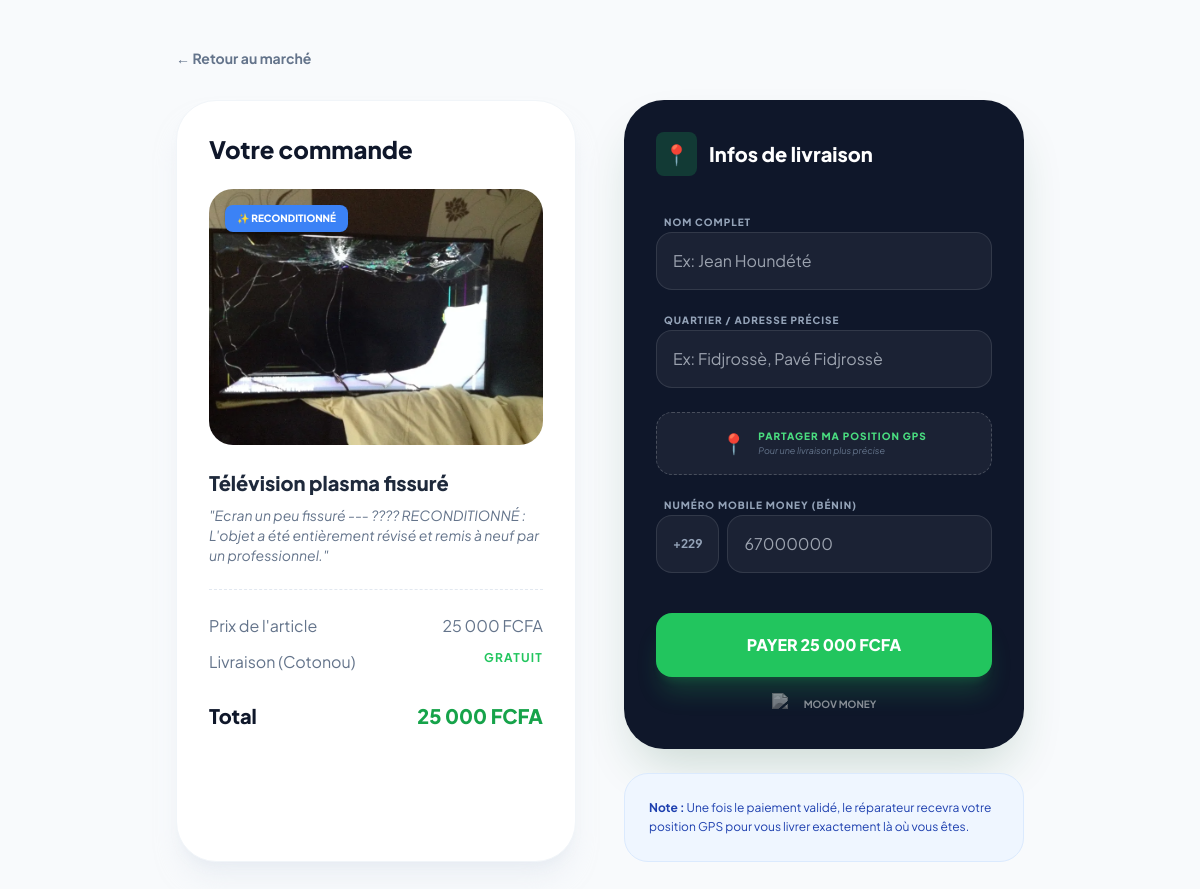
The page /checkout.php?id=10 on the database its author committed.
### tables this page shows
CREATE TABLE `articles` (
  `id` int(11) NOT NULL,
  `user_id` int(11) DEFAULT NULL,
  `id_reparateur` int(11) DEFAULT NULL,
  `titre` varchar(150) DEFAULT NULL,
  `description` text DEFAULT NULL,
  `photo` varchar(255) DEFAULT NULL,
  `type_action` enum('vente','reparation') NOT NULL,
  `statut` enum('disponible','en_cours','vendu','repare') DEFAULT 'disponible',
  `prix_estime` decimal(10,2) DEFAULT NULL,
  `latitude` decimal(10,8) DEFAULT NULL,
  `longitude` decimal(11,8) DEFAULT NULL,
  `est_reconditionne` tinyint(1) DEFAULT 0,
  `contact` varchar(50) DEFAULT NULL
);

### checkout.php (the view, shortened to what this page needs)
<?php
require 'db_config.php';
$id = $_GET['id'] ?? null;
$stmt = $pdo->prepare("SELECT * FROM articles WHERE id = ? AND statut = 'disponible'");
$stmt->execute([$id]);
$item = $stmt->fetch();
function formatCFA($prix) {
    return number_format($prix, 0, '.', ' ') . ' FCFA';
}
?>
<!DOCTYPE html>
<html lang="fr">
<head>
    <script src="https://cdn.tailwindcss.com"></script>
</head>
<body class="bg-slate-50 font-['Plus_Jakarta_Sans']">
    <div class="max-w-4xl mx-auto py-12 px-6">
        <a href="marche.php" class="text-slate-500 hover:text-slate-900 font-bold text-sm flex items-center mb-8">
            ← Retour au marché
        </a>
        <div class="grid md:grid-cols-2 gap-12">
            <div class="bg-white p-8 rounded-[2.5rem] shadow-xl shadow-slate-200/50 border border-slate-100">
                <h2 class="text-2xl font-black text-slate-900 mb-6">Votre commande</h2>
                <div class="relative h-64 rounded-3xl overflow-hidden mb-6">
                    <img src="uploads/<?= $item['photo'] ?>" class="w-full h-full object-cover">
                    <div class="absolute top-4 left-4 bg-blue-500 text-white text-[10px] font-black px-3 py-1.5 rounded-lg shadow-lg">
                        ✨ RECONDITIONNÉ
                    </div>
                </div>
                <h3 class="text-xl font-extrabold text-slate-800 mb-2"><?= htmlspecialchars($item['titre']) ?></h3>
                <p class="text-slate-500 text-sm mb-6 line-clamp-3 italic">"<?= htmlspecialchars($item['description']) ?>"</p>
                <div class="border-t border-dashed border-slate-200 pt-6 space-y-3">
                    <div class="flex justify-between text-slate-500">
                        <span>Prix de l'article</span>
                        <span><?= formatCFA($item['prix_estime']) ?></span>
                    </div>
                    <div class="flex justify-between text-slate-500">
                        <span>Livraison (Cotonou)</span>
                        <span class="text-green-500 font-bold text-xs uppercase tracking-widest">Gratuit</span>
                    </div>
                    <div class="flex justify-between text-xl font-black text-slate-900 pt-4">
                        <span>Total</span>
                        <span class="text-green-600"><?= formatCFA($item['prix_estime']) ?></span>
                    </div>
                </div>
            </div>
            <div class="space-y-6">
                <form action="process_payment.php" method="POST" id="checkout-form" class="bg-slate-900 p-8 rounded-[2.5rem] text-white shadow-2xl shadow-green-900/20">
                    <h2 class="text-xl font-black mb-8 flex items-center">
                        <span class="bg-green-500/20 text-green-400 p-2 rounded-lg mr-3">📍</span>
                        Infos de livraison
                    </h2>
                    <div class="space-y-4">
                        <div>
                            <label class="text-[10px] font-black uppercase tracking-widest text-slate-400 ml-2">Nom Complet</label>
                            <input type="text" name="nom" required placeholder="Ex: Jean Houndété"
                                class="w-full bg-white/5 border border-white/10 p-4 rounded-2xl outline-none focus:border-green-500 focus:bg-white/10 transition">
                        </div>
                        <div>
                            <label class="text-[10px] font-black uppercase tracking-widest text-slate-400 ml-2">Quartier / Adresse Précise</label>
                            <input type="text" name="adresse" required placeholder="Ex: Fidjrossè, Pavé Fidjrossè"
                                class="w-full bg-white/5 border border-white/10 p-4 rounded-2xl outline-none focus:border-green-500 focus:bg-white/10 transition">
                        </div>
                        <div class="pt-2">
                            <button type="button" onclick="getLocation()" id="loc-btn" class="w-full flex items-center justify-center gap-3 bg-white/5 border border-dashed border-white/20 p-4 rounded-2xl hover:bg-white/10 transition group">
                                <span class="text-xl group-hover:animate-bounce">📍</span>
                                <div class="text-left">
                                    <p class="text-[10px] font-black uppercase tracking-widest text-green-400" id="loc-status">Partager ma position GPS</p>
                                    <p class="text-[9px] text-slate-500 italic">Pour une livraison plus précise</p>
                                </div>
                            </button>
                        </div>
                        <div>
                            <label class="text-[10px] font-black uppercase tracking-widest text-slate-400 ml-2">Numéro Mobile Money (Bénin)</label>
                            <div class="flex gap-2">
                                <span class="bg-white/5 border border-white/10 p-4 rounded-2xl flex items-center text-xs font-bold text-slate-400">+229</span>
                                <input type="tel" name="phone" required placeholder="67000000"
                                    class="flex-1 bg-white/5 border border-white/10 p-4 rounded-2xl outline-none focus:border-green-500 focus:bg-white/10 transition">
                            </div>
                        </div>
                    </div>
                    <div class="mt-10 space-y-4">
                        <button type="submit" class="w-full bg-green-500 hover:bg-green-400 text-white font-black py-5 rounded-2xl transition shadow-xl shadow-green-500/20 transform active:scale-95">
                            PAYER <?= formatCFA($item['prix_estime']) ?>
                        </button>
                        <div class="flex items-center justify-center gap-4 opacity-50 grayscale">
                            <img src="https://upload.wikimedia.org/wikipedia/commons/9/93/Mtn-logo.webp" class="h-6">
                            <span class="text-[10px] font-bold">MOOV MONEY</span>
                        </div>
                    </div>
                </form>
                <div class="p-6 bg-blue-50 rounded-3xl border border-blue-100">
                    <p class="text-blue-800 text-xs leading-relaxed">
                        <strong>Note :</strong> Une fois le paiement validé, le réparateur recevra votre position GPS pour vous livrer exactement là où vous êtes.
                    </p>
                </div>
            </div>
        </div>
    </div>
</body>
</html>

### rows shown on the page
articles: photo (picture), titre "Télévision plasma fissuré", description "Ecran un peu fissuré --- ????️ RECONDITIONNÉ : L'objet a été entièrement révisé et remis à neuf par un professionnel.", prix_estime "25 000 FCFA"
